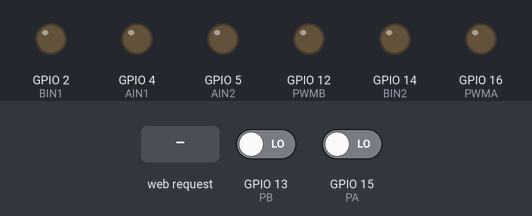
A sketch run on a simulated ESP8266 (NodeMCU). Parts: output pins drawn as LEDs (lit = HIGH). Inputs (shaded band) come from the test bench; at power-on: GPIO 13 (PB) LOW, GPIO 15 (PA) LOW. WiFi joins after 1.5 s; servers stay silent unless stated; what the sketch prints to the serial monitor is not drawn.

Above: at 2.7 s.
2.8 s: HTTP request GET /Bajar received
At 4.0 s:
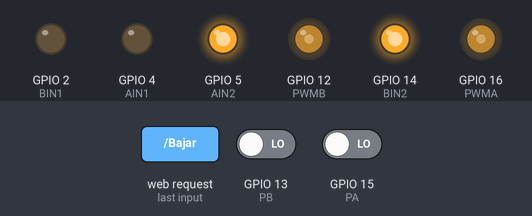
4.3 s: HTTP request GET /Subir received
At 5.3 s:
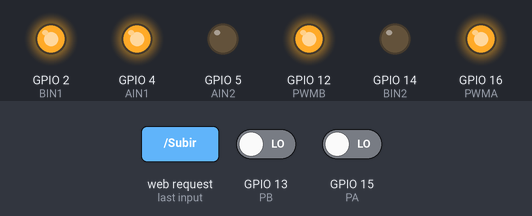
5.8 s: GPIO 13 (PB) driven HIGH
At 6.5 s:
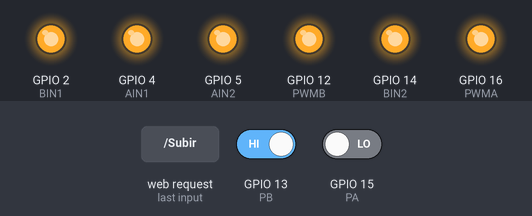
Timing chart, 0 to 8.8 s (numbered marks = the images above; inputs shaded):
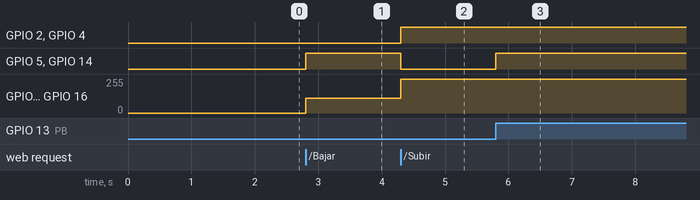

The sketch:

PuenteCorredisoConESP8266.ino
```cpp
#include <ESP8266WiFi.h>

char* ssid = "AndroidAP";
char* password = "jteb7719";
WiFiServer server(80);

//Servidor
int estado;
int respuesta = 0;

//Finales de carrera
int PA = 15;
int PB = 13;
int LecturaPA = 0;
int LecturaPB = 0;

//Driver
int PWMA = 16;
int AIN2 = 5;
int AIN1 = 4;
int BIN1 = 2;
int BIN2 = 14;
int PWMB = 12;
boolean EstadoPuente = false;

void setup() {
  //Driver
  pinMode(PWMA, OUTPUT);
  pinMode(AIN2, OUTPUT);
  pinMode(AIN1, OUTPUT);
  pinMode(BIN1, OUTPUT);
  pinMode(BIN2, OUTPUT);
  pinMode(PWMB, OUTPUT);

  pinMode(PA, INPUT);
  pinMode(PB, INPUT);


  Serial.begin(115200);

  Serial.println();
  Serial.println();
  Serial.print("Conectado a");
  Serial.println(ssid);


  WiFi.begin(ssid, password);

  while (WiFi.status() != WL_CONNECTED) {
    delay(500);
    Serial.print(".");
  }
  Serial.println("");
  Serial.println("WiFi connected");

  server.begin();
  Serial.println("Server started");
  Serial.println(WiFi.localIP());
}

void loop() {
  LecturaPA = digitalRead(PA);
  LecturaPB = digitalRead(PB);
  if (LecturaPA == 1 || LecturaPB == 1) {
    Alto();
  }
  //Check if a client has connected
  WiFiClient client = server.available();
  if (!client) {
    return;
  }

  String peticion = client.readStringUntil('\r');
  Serial.println(peticion);
  client.flush();

  if (peticion.indexOf("/Bajar") != -1)
    respuesta = 1;
  else if (peticion.indexOf("/Subir") != -1)
    respuesta = 0;
  else {
    Serial.println("Petición Invalida");
  }
  if (respuesta == 1 && EstadoPuente == false) {
    EstadoPuente = true;
    Subir();
  }
  else if (respuesta == 0 && EstadoPuente == true) {
    EstadoPuente = false;
    Bajar();
  }

  client.flush();
  //preparando la respuesta
  String s = "HTTP/1.1 200 OK\r\nContent-Type: text/html\r\n\r\n<!DOCTYPE HTML>\r\n<html>\r\n";
  s += "<h3>Puente ";
  s += (respuesta) ? "Bajar" : "Subir";
  s += "</h3>\r\n";
  s += "<a href=\"";                                                          //<a href=\apagar> cambiar</a>
  s += (respuesta) ? "Subir" : "Bajar";
  s += "\"> Cambiar</a> </html> \n";

  client.print(s);
  delay(1);
  Serial.println("Client disonnected");
  client.stop();
}


void Subir() {
  //Inicio Subir 1
  digitalWrite(AIN2, 1);
  digitalWrite(AIN1, 0);
  analogWrite(PWMA, 110);//0 - 255

  digitalWrite(BIN2, 1);
  digitalWrite(BIN1, 0);
  analogWrite(PWMB, 110);//0 - 255
  delay(500);
}
void Alto() {
  //Ariba
  digitalWrite(AIN2, 1);
  digitalWrite(AIN1, 1);
  analogWrite(PWMA, 255);//0 - 255

  digitalWrite(BIN2, 1);
  digitalWrite(BIN1, 1);
  analogWrite(PWMB, 255);//0 -
}


void Bajar() {
  //Bajando1
  digitalWrite(AIN2, 0);
  digitalWrite(AIN1, 1);
  analogWrite(PWMA, 255);//0 - 255

  digitalWrite(BIN2, 0);
  digitalWrite(BIN1, 1);
  analogWrite(PWMB, 255);//0 - 255
  delay(500);
}

void Espera() {
  //Reposo
  digitalWrite(AIN2, 0);
  digitalWrite(AIN1, 0);
  analogWrite(PWMA, 0);//0 - 255

  digitalWrite(BIN2, 0);
  digitalWrite(BIN1, 0);
  analogWrite(PWMB, 0);//0 - 255
}
```

Measured:
- after the input at 2.8 s, GPIO 5 (AIN2), GPIO 14 (BIN2): LOW → HIGH at once; GPIO 12 (PWMB), GPIO 16 (PWMA): 0/255 → 110/255 at once
- after the input at 4.3 s, GPIO 2 (BIN1), GPIO 4 (AIN1): LOW → HIGH at once; GPIO 5 (AIN2), GPIO 14 (BIN2): HIGH → LOW at once; GPIO 12 (PWMB), GPIO 16 (PWMA): 110/255 → 255/255 at once
- after the input at 5.8 s, GPIO 5 (AIN2), GPIO 14 (BIN2): LOW → HIGH at once
